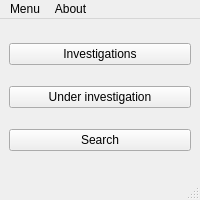
<?xml version="1.0" encoding="UTF-8"?>
<ui version="4.0">
 <class>MainWindow</class>
 <widget class="QMainWindow" name="MainWindow">
  <property name="geometry">
   <rect>
    <x>0</x>
    <y>0</y>
    <width>200</width>
    <height>200</height>
   </rect>
  </property>
  <property name="sizePolicy">
   <sizepolicy hsizetype="Preferred" vsizetype="Preferred">
    <horstretch>200</horstretch>
    <verstretch>200</verstretch>
   </sizepolicy>
  </property>
  <property name="minimumSize">
   <size>
    <width>200</width>
    <height>200</height>
   </size>
  </property>
  <property name="maximumSize">
   <size>
    <width>200</width>
    <height>200</height>
   </size>
  </property>
  <property name="sizeIncrement">
   <size>
    <width>200</width>
    <height>200</height>
   </size>
  </property>
  <property name="windowTitle">
   <string>PC IRC 1.0</string>
  </property>
  <property name="windowIcon">
   <iconset>
    <normaloff>:/png/main.png</normaloff>:/png/main.png</iconset>
  </property>
  <widget class="QWidget" name="centralwidget">
   <layout class="QVBoxLayout" name="verticalLayout">
    <item>
     <widget class="QPushButton" name="pbMainLists">
      <property name="text">
       <string>Investigations</string>
      </property>
      <property name="icon">
       <iconset>
        <normaloff>:/png/lists.png</normaloff>:/png/lists.png</iconset>
      </property>
      <property name="iconSize">
       <size>
        <width>32</width>
        <height>32</height>
       </size>
      </property>
     </widget>
    </item>
    <item>
     <widget class="QPushButton" name="pbPupils">
      <property name="text">
       <string>Under investigation</string>
      </property>
      <property name="icon">
       <iconset>
        <normaloff>:/png/pupils.png</normaloff>:/png/pupils.png</iconset>
      </property>
      <property name="iconSize">
       <size>
        <width>32</width>
        <height>32</height>
       </size>
      </property>
     </widget>
    </item>
    <item>
     <widget class="QPushButton" name="pbSearch">
      <property name="text">
       <string>Search</string>
      </property>
      <property name="icon">
       <iconset>
        <normaloff>:/png/search.png</normaloff>:/png/search.png</iconset>
      </property>
      <property name="iconSize">
       <size>
        <width>32</width>
        <height>32</height>
       </size>
      </property>
     </widget>
    </item>
   </layout>
  </widget>
  <widget class="QMenuBar" name="menubar">
   <property name="geometry">
    <rect>
     <x>0</x>
     <y>0</y>
     <width>200</width>
     <height>21</height>
    </rect>
   </property>
   <widget class="QMenu" name="menuMenu">
    <property name="title">
     <string>Menu</string>
    </property>
    <addaction name="actionExit"/>
   </widget>
   <widget class="QMenu" name="menuAbout">
    <property name="title">
     <string>About</string>
    </property>
    <addaction name="actionAbout_Qt"/>
   </widget>
   <addaction name="menuMenu"/>
   <addaction name="menuAbout"/>
  </widget>
  <widget class="QStatusBar" name="statusbar"/>
  <action name="actionExit">
   <property name="text">
    <string>Exit</string>
   </property>
  </action>
  <action name="actionAbout_Qt">
   <property name="text">
    <string>About Qt</string>
   </property>
  </action>
 </widget>
 <resources/>
 <connections/>
</ui>
